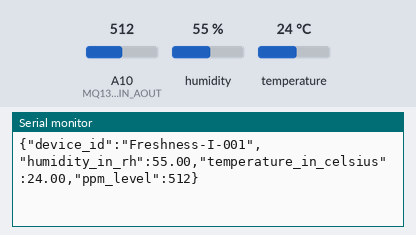
A sketch run on a simulated Arduino Mega 2560, built with avr-gcc and run on an emulated ATmega2560. On the bench: the last lines printed to the serial monitor. The test bench sets the inputs (shaded band); at power-on: humidity 55 %, A10 (MQ135_5V_PIN_AOUT) = 512, temperature 24 °C.

Above: at 2.8 s.
2.9 s: humidity set to 22 %
At 5.4 s:
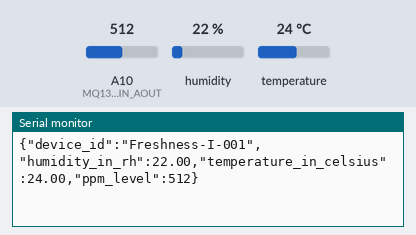
5.7 s: A10 (MQ135_5V_PIN_AOUT) set to 716
At 7.0 s:
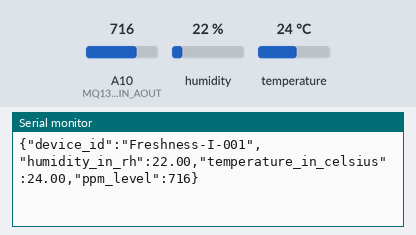
8.5 s: temperature set to 12 °C
At 11.1 s:
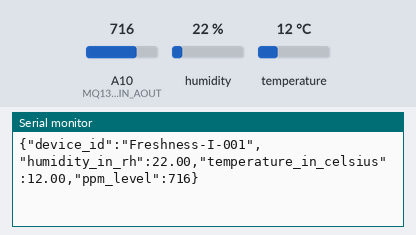
11.3 s: A10 (MQ135_5V_PIN_AOUT) set to 900
At 13.7 s:
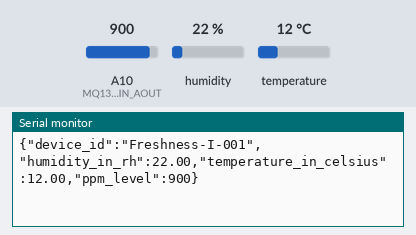
14.1 s: humidity set to 40 %
At 15.3 s:
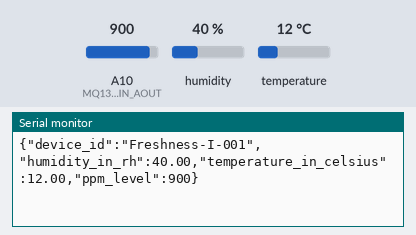
Timing chart, 0 to 17.1 s (numbered marks = the images above; inputs shaded):
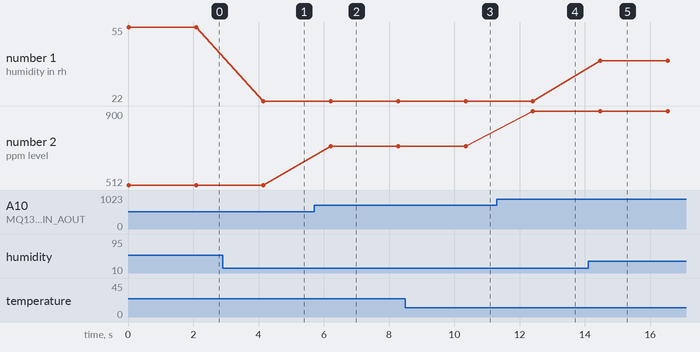

Measured:
- after the input at 2.9 s, the serial monitor: prints a new line after 1.3 s (image 1)
- after the input at 5.7 s, the serial monitor: prints a new line after 0.52 s (image 2)
- after the input at 8.5 s, the serial monitor: prints a new line after 1.8 s (image 3)
- after the input at 11.3 s, the serial monitor: prints a new line after 1.1 s (image 4)
- after the input at 14.1 s, the serial monitor: prints a new line after 0.37 s (image 5)
- plotted number 1: 55 → 22 after the input at 2.9 s, 22 → 40 after the input at 14.1 s
- plotted number 2: 512 → 716 after the input at 5.7 s, 716 → 900 after the input at 11.3 s

The sketch:

bluetooth_arduino_sensor.ino
```cpp
#include <SoftwareSerial.h>
#include "Arduino.h"
#include "DHT.h"

#define DHTPIN 2
#define MQ135_5V_PIN_AOUT  A10
#define DHTTYPE DHT11   // DHT 11
SoftwareSerial SerialBLE(1,0);
int airquality = 0;
int freshnessSensor = 0;
String BT_input;
float h =0.0;
// Read temperature as Celsius (the default)
float t =0.0;
// Read temperature as Fahrenheit (isFahrenheit = true)
float f =0.0;
DHT dht(DHTPIN, DHTTYPE);
String device_id ="Freshness-I-001";


void setup() {

Serial1.begin(115200);
Serial.begin(9600);
SerialBLE.begin(9600);
dht.begin();

}

void read_data (){
    h = dht.readHumidity();
    // Read temperature as Celsius (the default)
    t = dht.readTemperature();
    // Read temperature as Fahrenheit (isFahrenheit = true)
    f = dht.readTemperature(true);
    freshnessSensor = analogRead(MQ135_5V_PIN_AOUT);
    String JSON = "{\"device_id\":\"" + device_id+ "\",\"humidity_in_rh\":" + String(h)+ ",\"temperature_in_celsius\":" + String(t)+ ",\"ppm_level\":" + String(freshnessSensor) + "}";
    Serial.println(JSON);

    delay(2000);
}

void loop(){
    read_data();
}
```
